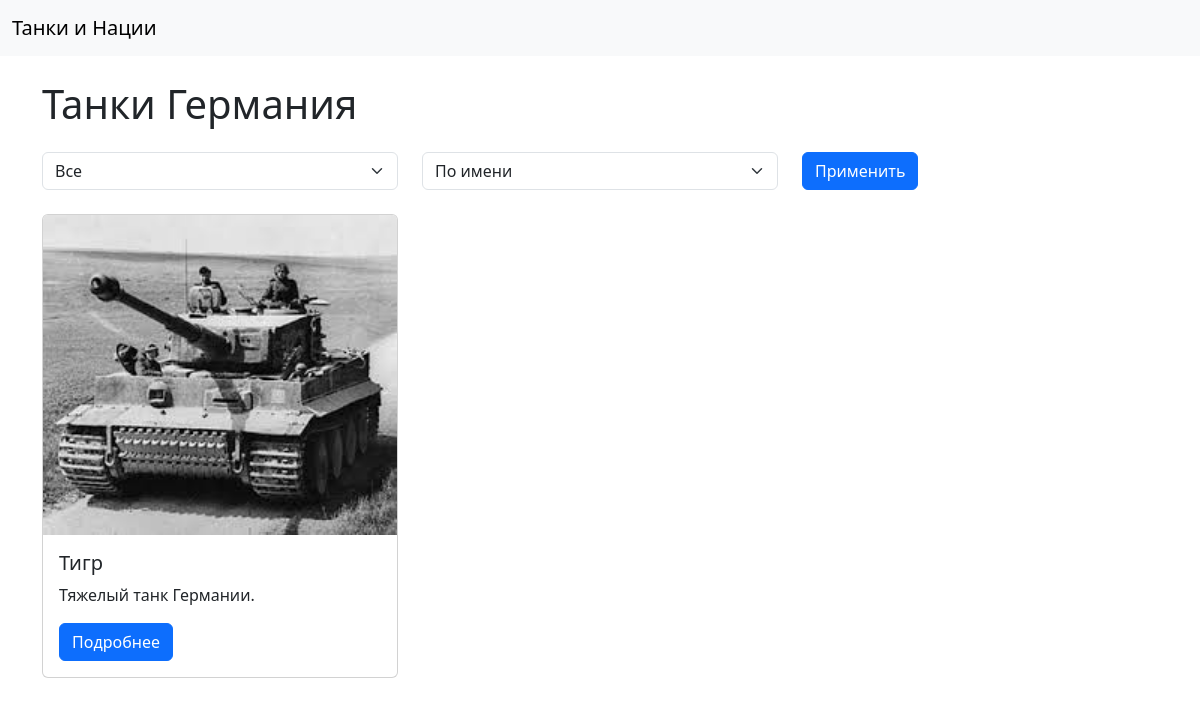
Before: /nation/1 with the older database file.
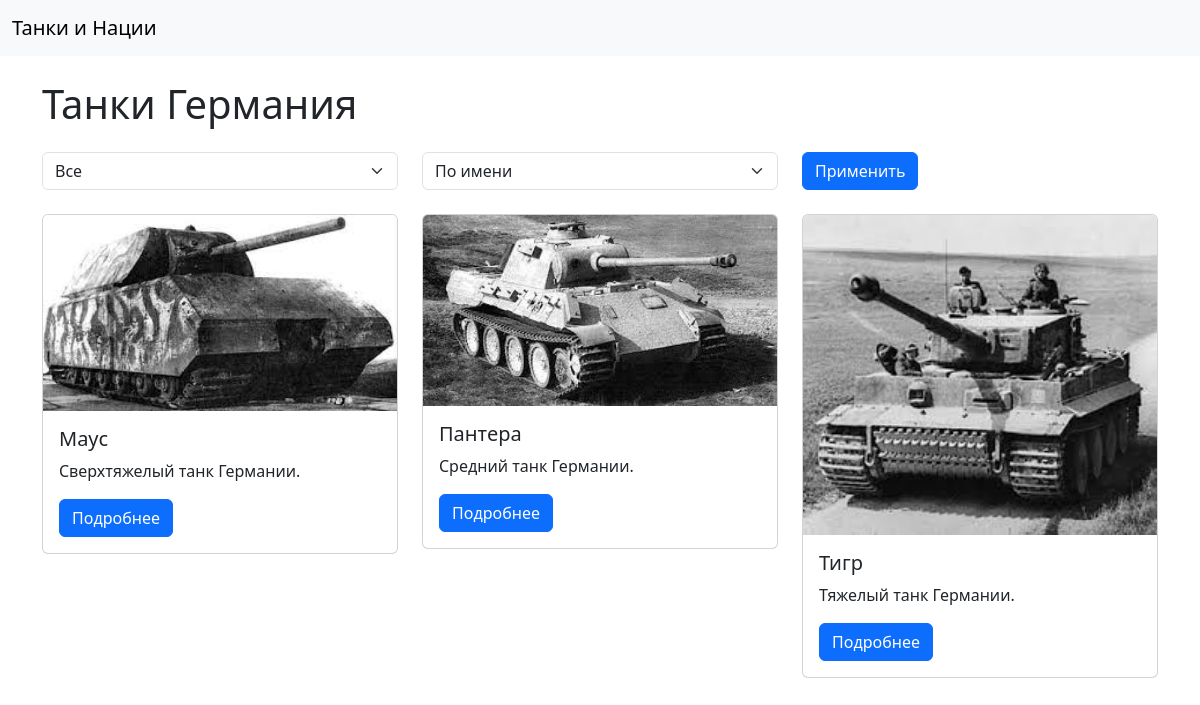
After: the same page with the newer database file.
### app/models.py (models this page shows, shortened)
class Tank(db.Model):
    id = db.Column(db.Integer, primary_key=True)
    name = db.Column(db.String(100), nullable=False)
    description = db.Column(db.Text, nullable=False)
    photo = db.Column(db.String(200), nullable=True)
    nation_id = db.Column(db.Integer, db.ForeignKey('nation.id'), nullable=False)
    type = db.Column(db.String(50), nullable=True)
    nation = db.relationship('Nation', backref=db.backref('tanks', lazy=True))

### app/routes.py (the view)
    @app.route('/nation/<int:nation_id>')
    def nation_detail(nation_id):
        nation = Nation.query.get_or_404(nation_id)
        tanks_query = Tank.query.filter_by(nation_id=nation.id)
        tank_type = request.args.get('type')
        if tank_type:
            tanks_query = tanks_query.filter_by(type=tank_type)
        sort_by = request.args.get('sort_by', 'name')
        if sort_by == 'rating':
            tanks_query = tanks_query.outerjoin(Rating).group_by(Tank.id).order_by(db.func.avg(Rating.score).desc())
        else:
            tanks_query = tanks_query.order_by(Tank.name)
        tanks = tanks_query.all()
        return render_template('nation_detail.html', nation=nation, tanks=tanks, tank_type=tank_type, sort_by=sort_by)

### app/templates/nation_detail.html (shortened to what this page needs)
{% extends 'base.html' %}
{% block content %}
    <h1 class="mb-4">Танки {{ nation.name }}</h1>
    <form method="get" class="mb-4">
        <div class="row">
            <div class="col-md-4">
                <select name="type" class="form-select">
                    <option value="">Все</option>
                </select>
            </div>
            <div class="col-md-4">
                <select name="sort_by" class="form-select">
                    <option value="name" {% if sort_by == 'name' %}selected{% endif %}>По имени</option>
                </select>
            </div>
            <div class="col-md-4">
                <button type="submit" class="btn btn-primary">Применить</button>
            </div>
        </div>
    </form>
    <div class="row">
        {% for tank in tanks %}
            <div class="col-md-4">
                <div class="card mb-4">
                    <img src="{{ url_for('static', filename='images/' + tank.photo) }}" class="card-img-top" alt="{{ tank.name }}">
                    <div class="card-body">
                        <h5 class="card-title">{{ tank.name }}</h5>
                        <p class="card-text">{{ tank.description }}</p>
                        <a href="{{ url_for('tank_detail', tank_id=tank.id) }}" class="btn btn-primary">Подробнее</a>
                    </div>
                </div>
            </div>
        {% endfor %}
    </div>
{% endblock %}

Changed rows visible on the page:
added Tank: photo (picture), name "Маус", description "Сверхтяжелый танк Германии."
now on this page (row edited): Tank: photo (picture), name "Пантера", description "Средний танк Германии."
